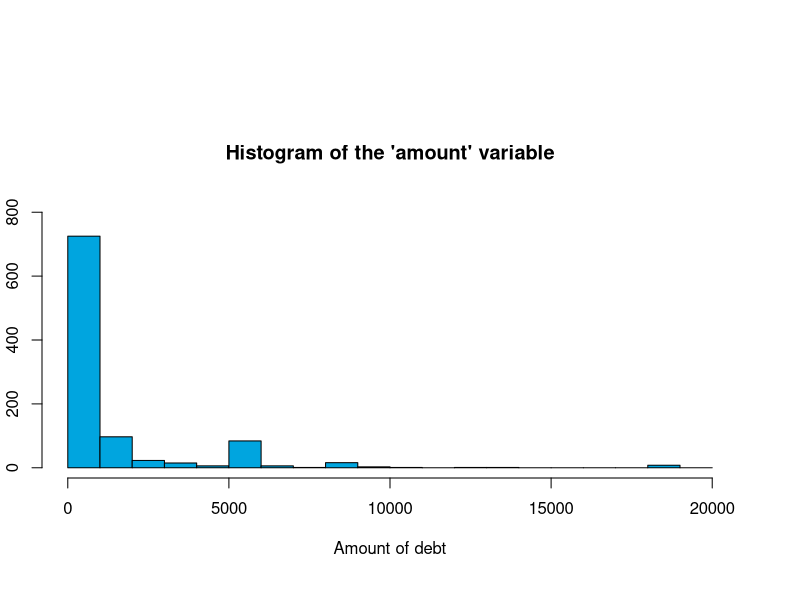
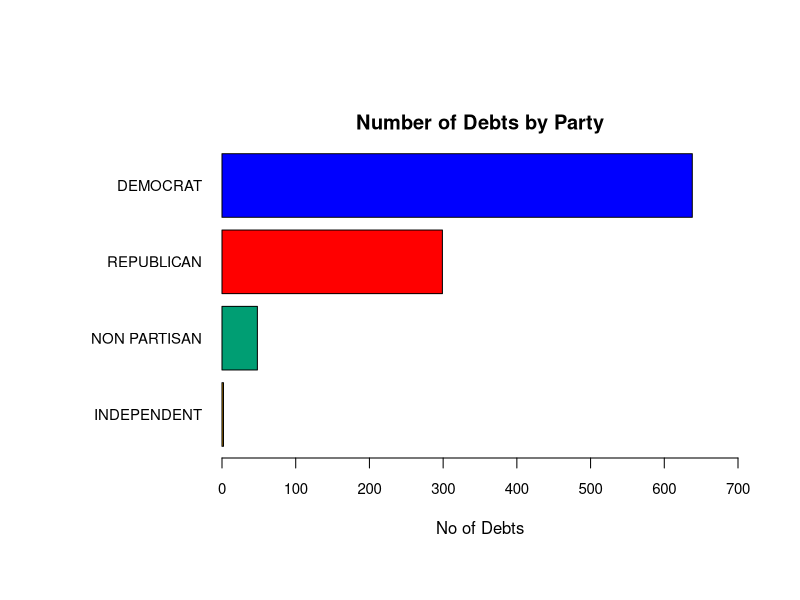
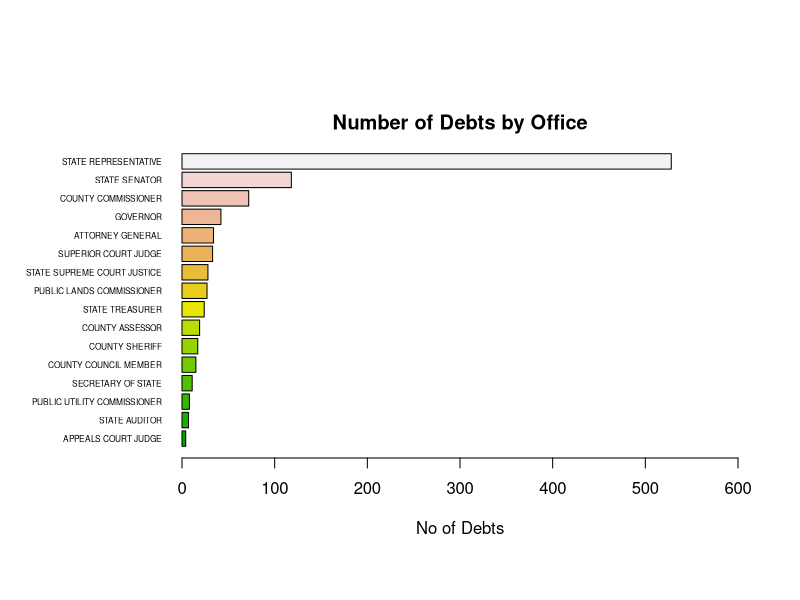
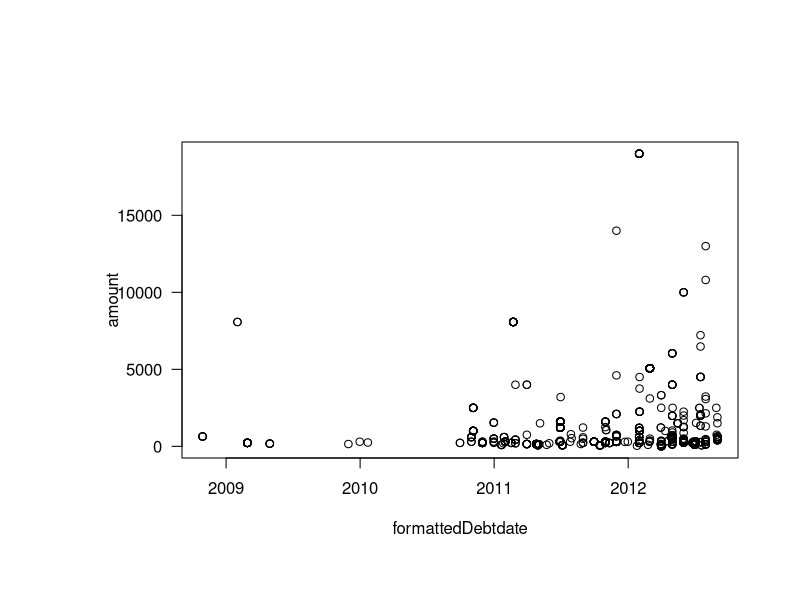
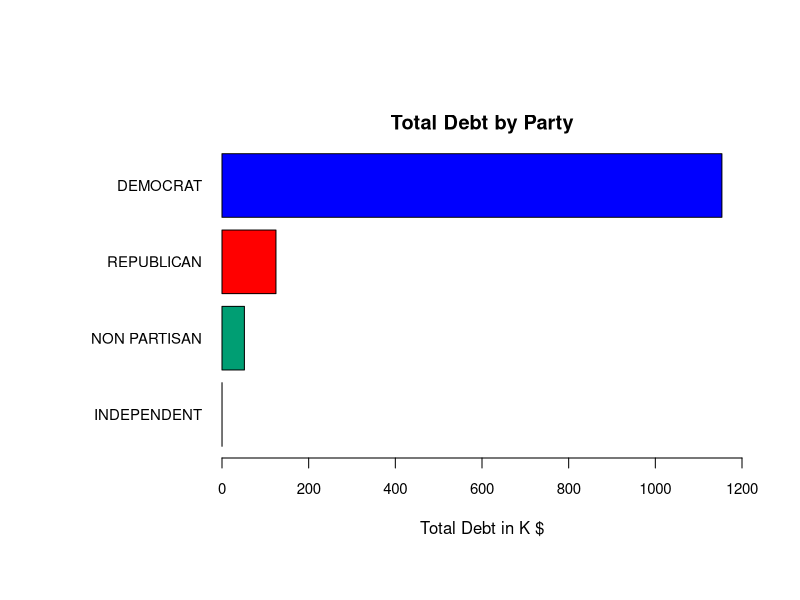
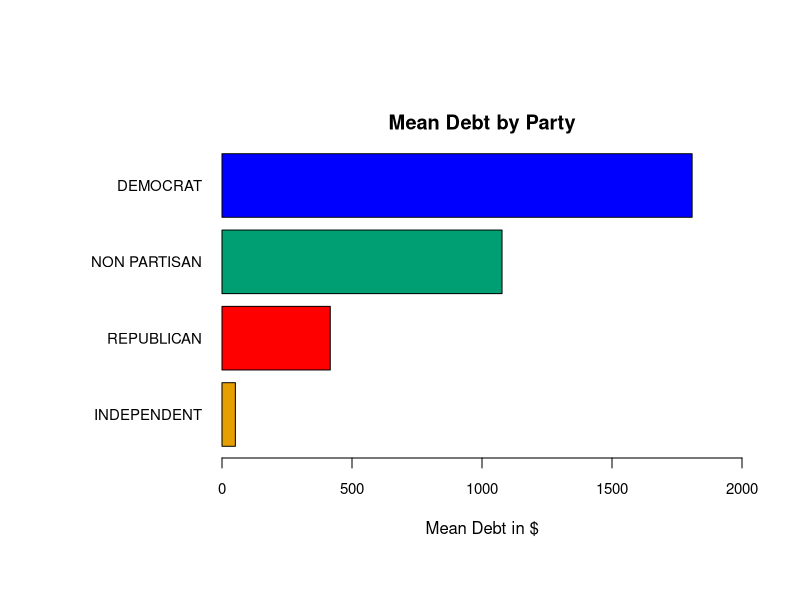
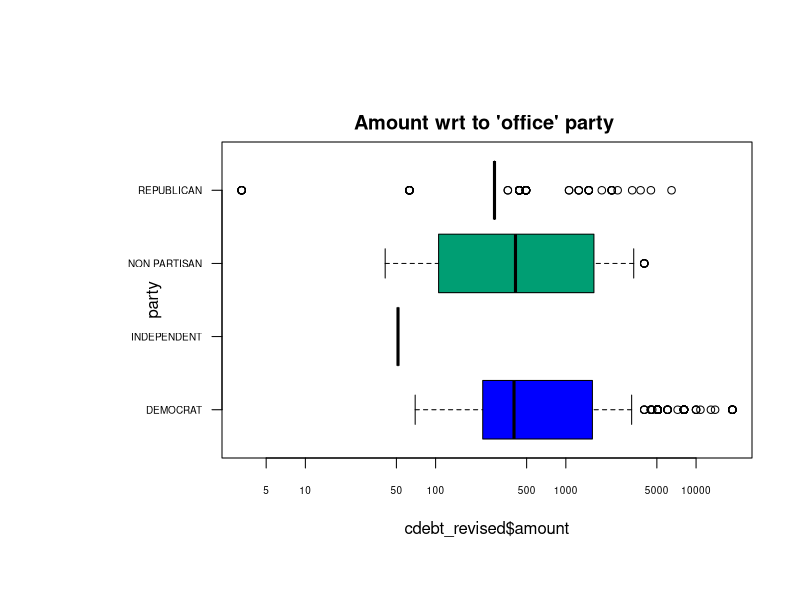
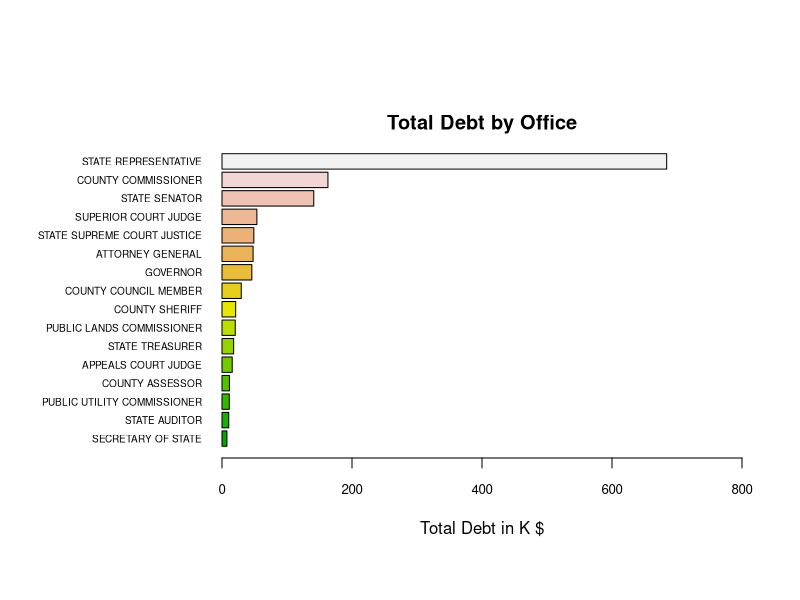

Generate these figures, in order, with R:
## ---- chunk 1
knitr::opts_chunk$set(echo = TRUE)
## ---- chunk 2
library(car)
library(ggplot2)
par(oma= c(2,1,5,2) + 0.1) #Sets outside margins : b, l, t, r 
par(mar = c(4,1,5,1)) #Sets plot margins
cdebt_original = data.frame(read.csv("CandidateDebt.csv"))
str(cdebt_original)
## ---- chunk 3
length(cdebt_original$reportnumber) - length(unique(cdebt_original$reportnumber))

comb_fmlnames <- length(sort(unique(paste(cdebt_original$lastname, 
                                          cdebt_original$firstname, 
                                          cdebt_original$middleinitial))))
#shared lastname: FARRELL, JOHNSON, LADENBURG, MORRIS, THOMAS
length(unique(cdebt_original$filername)) - comb_fmlnames 

length(unique(cdebt_original$reportnumber)) / length(unique(cdebt_original$filerid))

length(unique(cdebt_original$filerid)) - length(unique(cdebt_original$filername))
## ---- chunk 4
colNames <- c("origin", "filerid", "filertype", "filername", "firstname", "middleinitial",
              "lastname", "office", "office2", "legislativedistrict", "position", "party",
              "jurisdiction", "jurisdictioncounty", "jurisdictiontype", "electionyear", 
              "amount", "recordtype", "fromdate", "thrudate", "debtdate", "code",
              "description", "vendorname", "vendoraddress", "vendorcity", "vendorstate")
cdebt_revised_interim <- read.csv("CandidateDebt.csv", col.names = colNames, stringsAsFactors = T,
                         na.strings = c(NA,"NA","#N/A" ,"", " "))
str(cdebt_revised_interim)
## ---- chunk 5
cdebt_revised = subset(cdebt_revised_interim,  !is.na(amount))
#cdebt_revised = subset(cdebt_revised_interim,  !is.na(amount) & jurisdiction != "LEG DISTRICT 01 - SENATE")
#str(cdebt_revised)
length(cdebt_original$amount) - length(cdebt_revised$amount)
## ---- chunk 6
paste(c(round(1 - length(na.omit(cdebt_revised$legislativedistrict)) / length(cdebt_revised$legislativedistrict), 3), "(legislativedistrict)"), collapse = " ")
paste(c(round(1 - length(na.omit(cdebt_revised$position)) / length(cdebt_revised$position), 3), "(position)"), collapse = " ")
paste(c(round(1 - length(na.omit(cdebt_revised$jurisdictioncounty)) / length(cdebt_revised$jurisdictioncounty), 3), "(jurisdictioncounty)"), collapse = " ")
paste(c(round(1 - length(na.omit(cdebt_revised$code)) / length(cdebt_revised$code), 3), "(code)"), collapse = " ")
paste(c(round(1 - length(na.omit(cdebt_revised$description)) / length(cdebt_revised$description), 3), "(description)"), collapse = " ")
paste(c(round(1 - length(na.omit(cdebt_revised$vendoraddress)) / length(cdebt_revised$vendoraddress), 3), "(vendoraddress)"), collapse = " ")
paste(c(round(1 - length(na.omit(cdebt_revised$vendorcity)) / length(cdebt_revised$vendorcity), 3), "(vendorcity)"), collapse = " ")
paste(c(round(1 - length(na.omit(cdebt_revised$vendorstate)) / length(cdebt_revised$vendorstate), 3), "(vendorstate)"), collapse = " ")
## ---- chunk 7
#summary(cdebt_revised$debtdate)
formattedFromdate <- as.Date(as.character(cdebt_revised$fromdate), format = "%m/%d/%y")
formattedThrudate <- as.Date(as.character(cdebt_revised$thrudate), format = "%m/%d/%y")
formattedDebtdate <- as.Date(as.character(cdebt_revised$debtdate), format = "%m/%d/%y")
summary(formattedDebtdate)
## ---- chunk 8
summary(cdebt_revised$origin)
summary(cdebt_revised$filertype)
summary(cdebt_revised$recordtype)
summary(cdebt_revised$electionyear)
## ---- chunk 9
amount = cdebt_revised$amount
summary(amount)
hist(cdebt_revised$amount, breaks = seq(0, 20000, by = 1000), main = "Histogram of the 'amount' variable",  border="black", col="#00A5DF", xlab = "Amount of debt" ,ylab="Number of debts", ylim = c(0, 800))
## ---- chunk 10
party <- table(cdebt_revised$party)
round(summary(cdebt_revised$party) / length(cdebt_revised$party), 3)
par(las=1, mar=c(5,10,2,1)) #Sets outside margins : b, l, t, r 
colorPalette <- c("#E69F00", "#009E73", "#FF0000", "#0000FF") # I , N , R , D
barplot(party[order(party)], horiz = TRUE , las = 1, main ="Number of Debts by Party" , xlab="No of Debts" ,cex.axis = .9 ,cex.names= 0.9 , col = colorPalette , xlim = c(0, 700))
## ---- chunk 11
round(summary(cdebt_revised$office) / length(cdebt_revised$office), 3)
office <- table(cdebt_revised$office)
par(las=1, mar=c(5,8,2, 1)) #Sets plot margins : b, l, t, r 
barplot(office[order(office)], horiz = TRUE , las = 1, main ="Number of Debts by Office", xlab="No of Debts" ,cex.names=0.5 , col = terrain.colors(16),xlim = c(0, 600)) 
## ---- chunk 12
count_Seattle = subset(cdebt_revised, vendorcity == "SEATTLE")
count_cities = subset(cdebt_revised, !is.na(vendorcity))
round(length(count_Seattle$vendorcity) / length(count_cities$vendorcity),3)
#vendorcity <- table(cdebt_revised$vendorcity)
#par(las=1, mar=c(2.5,8,2, 0.8)) #Sets plot margins : b, l, t, r 
#barplot(vendorcity[order(vendorcity)], horiz = TRUE , las = 1, main ="Number of debts by vendorcity", xlab="Number of debts" ,cex.names=0.5 , col = heat.colors(29) , xlim = c(0, 500)) 
## ---- chunk 13
count_shirts = subset(cdebt_revised, description == "RE-ORDER TEE SHIRTS")
count_descriptions = subset(cdebt_revised, !is.na(description))
round(length(count_shirts$description) / length(count_descriptions$description),3)
#description <- table(cdebt_revised$description)
#summary(description)
#par(las=1, mar=c(2.5,8,2, 0.7)) #Sets plot margins : b, l, t, r 
#barplot(description[order(description)], horiz = TRUE , las = 1, main ="Number of debts by description", xlab="Number of debts" ,cex.names=0.3 , col = terrain.colors(16) , xlim = c(0, 300) , width = 10) 
## ---- chunk 14
(length(cdebt_revised$reportnumber) - length(unique(cdebt_revised$reportnumber)))
## ---- chunk 15
plot(formattedDebtdate, amount)
#abline(lm(amount ~ newDebtdate))
## ---- chunk 16
amount_sum_party = tapply(cdebt_revised$amount, cdebt_revised$party, FUN=sum )
(amount_sumK_party = amount_sum_party/1000)
## ---- chunk 17
par(las=1, mar=c(5,10,2,0.8))

colorTAPalette <- c( "#E69F00", "#009E73","#FF0000","#0000FF")
# N , I , D , R

barplot(amount_sumK_party[order(amount_sumK_party)], horiz = TRUE , las = 1, main ="Total Debt by Party" , xlab="Total Debt in K $" ,cex.axis = .9 ,cex.names= 0.9 , col = colorTAPalette , xlim = c(0, 1200))

## ---- chunk 18

#Sets outside margins : b, l, t, r 
par(las=1, mar=c(5,10,2,0.8))

colorMAPalette <- c( "#E69F00", "#FF0000","#009E73","#0000FF")
# I , N , R , D

(amount_means_party = by(cdebt_revised$amount, cdebt_revised$party,  mean))

barplot(amount_means_party[order(amount_means_party)], horiz = TRUE , las = 1, main ="Mean Debt by Party" , xlab="Mean Debt in $" ,cex.axis = .9 ,cex.names= 0.9 , col = colorMAPalette, xlim = c(0, 2000)) 

## ---- chunk 19

#Sets outside margins : b, l, t, r 
par(las=1, mar=c(5,10,2,0.3))

colorBAPalette <- c("#0000FF", "#E69F00", "#009E73", "#FF0000" )
# D , R , N , I <==> D , N , I , R

# Amount vs Party
boxplot(cdebt_revised$amount ~ party,  horizontal = TRUE ,data = cdebt_revised, cex.axis = .6, log='x',
main = "Amount wrt to 'office' party ", col = colorBAPalette)


#amount_office_party_filer <- aggregate(x = cdebt_revised$amount, by = cdebt_revised[c("office", "party","filername")], FUN = mean, na.rm=TRUE)
#amount_office_party_filer

# (candidate_party_office_amount) vs party
#boxplot(x ~ party, data = amount_office_party_filer, cex.axis = .6, log='x', horizontal = TRUE ,
#main = "Total Candidate Debt Amount grouped by office&party \n vs Party" , las=2 , col = colorBAPalette)

#ggplot(cdebt_revised, aes(x=cdebt_revised$party, y=cdebt_revised$was_office)) + geom_boxplot(outlier.colour="red")

## ---- chunk 20
amount_sum_office = tapply(cdebt_revised$amount, cdebt_revised$office, FUN=sum )
(amount_sumK_office = amount_sum_office/1000)

#Sets outside margins : b, l, t, r 
par(las=1, mar=c(5,10,2,0.8))

barplot(amount_sumK_office[order(amount_sumK_office)], horiz = TRUE , las = 1, main ="Total Debt by Office" , xlab="Total Debt in K $" ,cex.axis = .8 ,cex.names= 0.6 , col = terrain.colors(16) , xlim = c(0, 800))
## ---- chunk 21

#Sets outside margins : b, l, t, r 
par(las=1, mar=c(5,10,6,0.8))

(amount_means_office = by(cdebt_revised$amount, cdebt_revised$office,  mean, na.rm = TRUE))

barplot(amount_means_office[order(amount_means_office)], horiz = TRUE , las = 1, main ="Mean Debt by Office" , xlab="Mean Debt in $" ,cex.axis = .9 ,cex.names= 0.5 , col = terrain.colors(16), xlim = c(0, 4000)) 

## ---- chunk 22

#Sets outside margins : b, l, t, r 
par(las=1, mar=c(3,10,2,0.3))

# Amount vs Office
boxplot(cdebt_revised$amount ~ office, data = cdebt_revised, cex.axis = .6, log='x', horizontal = TRUE ,
main = "Amount wrt to 'office' Variable" , las=2 , col = "#DDA266")

# (candidate_party_office_amount) vs office
#boxplot(x ~ office, data = amount_office_party_filer, cex.axis = .6, log='x', horizontal = TRUE ,
#main = "Total Candidate Debt Amount grouped by office&party vs Office" , las=2 , col = "#009E73")

# Divya to jason/steve : understand the aggregations but cant understand the boxplot comparisions
# Please write up ur observations, I might understand once i read thru

#ggplot(cdebt_revised, aes(x=cdebt_revised$amount, y=cdebt_revised$was_office)) + geom_boxplot(outlier.colour="red")

## ---- chunk 23
summary(cdebt_revised$amount)
## ---- chunk 24

#Sets outside margins : b, l, t, r 
par(las=1, mar=c(3,10,2,0.3))

boxplot(cdebt_revised$amount ~ description, data = cdebt_revised, cex.axis = .6, log='x', horizontal = TRUE ,
main = " Debt distirbution wrt to Description" , las=2 , col = "#009E73")

#ggplot(cdebt_revised, aes(x=cdebt_revised$amount, y=cdebt_revised$was_office)) + geom_boxplot(outlier.colour="red")

## ---- chunk 25

#Sets outside margins : b, l, t, r 
par(las=1, mar=c(3,10,2,0.3))

amount_office_party <- aggregate(x = cdebt_revised$amount, by = cdebt_revised[c("office", "party")], FUN = mean, na.rm=TRUE)
amount_office_party

ggplot(data=amount_office_party, aes(x=party, y=x, fill=office)) +
    geom_bar(stat="identity", position=position_dodge())

# Divya to jason/steve This is filer aggregations , Dont get this one as well
#ggplot(data=amount_office_party_filer, aes(x=party, y=x, fill=office)) +
#    geom_bar(stat="identity", position=position_dodge())


